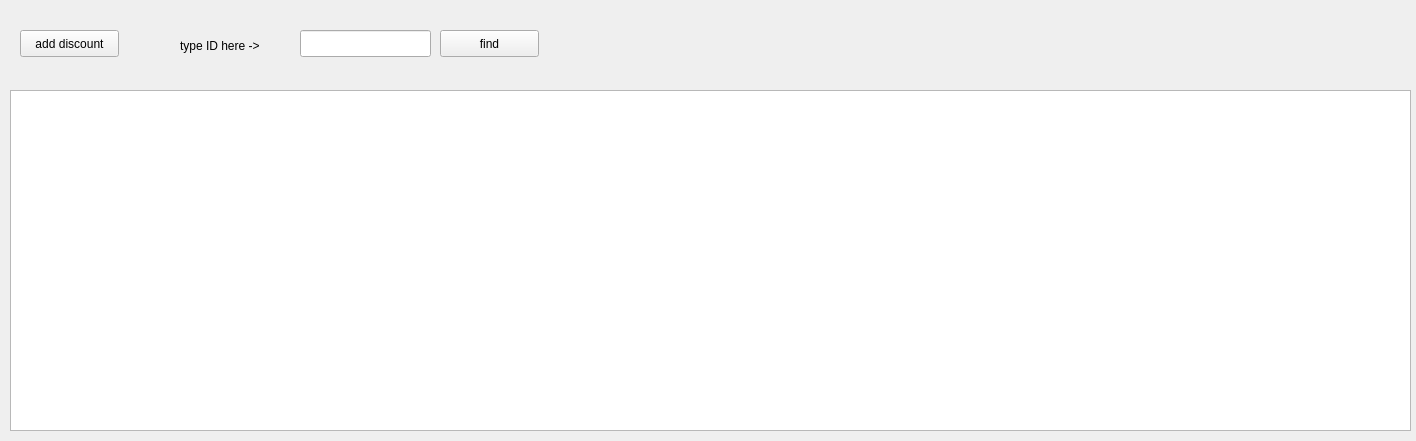
<?xml version="1.0" encoding="UTF-8"?>
<ui version="4.0">
 <class>discounts</class>
 <widget class="QWidget" name="discounts">
  <property name="geometry">
   <rect>
    <x>0</x>
    <y>0</y>
    <width>1416</width>
    <height>441</height>
   </rect>
  </property>
  <property name="windowTitle">
   <string>Form</string>
  </property>
  <widget class="QPushButton" name="addDiscountPushButton">
   <property name="geometry">
    <rect>
     <x>20</x>
     <y>30</y>
     <width>99</width>
     <height>27</height>
    </rect>
   </property>
   <property name="text">
    <string>add discount</string>
   </property>
  </widget>
  <widget class="QTableView" name="discountsTableView">
   <property name="geometry">
    <rect>
     <x>10</x>
     <y>90</y>
     <width>1401</width>
     <height>341</height>
    </rect>
   </property>
  </widget>
  <widget class="QPushButton" name="findDiscountButton">
   <property name="geometry">
    <rect>
     <x>440</x>
     <y>30</y>
     <width>99</width>
     <height>27</height>
    </rect>
   </property>
   <property name="text">
    <string>find</string>
   </property>
  </widget>
  <widget class="QLineEdit" name="findDiscountLineEdit">
   <property name="geometry">
    <rect>
     <x>300</x>
     <y>30</y>
     <width>131</width>
     <height>27</height>
    </rect>
   </property>
  </widget>
  <widget class="QLabel" name="label">
   <property name="geometry">
    <rect>
     <x>180</x>
     <y>30</y>
     <width>121</width>
     <height>31</height>
    </rect>
   </property>
   <property name="text">
    <string>type ID here -&gt;</string>
   </property>
  </widget>
 </widget>
 <resources/>
 <connections/>
</ui>
